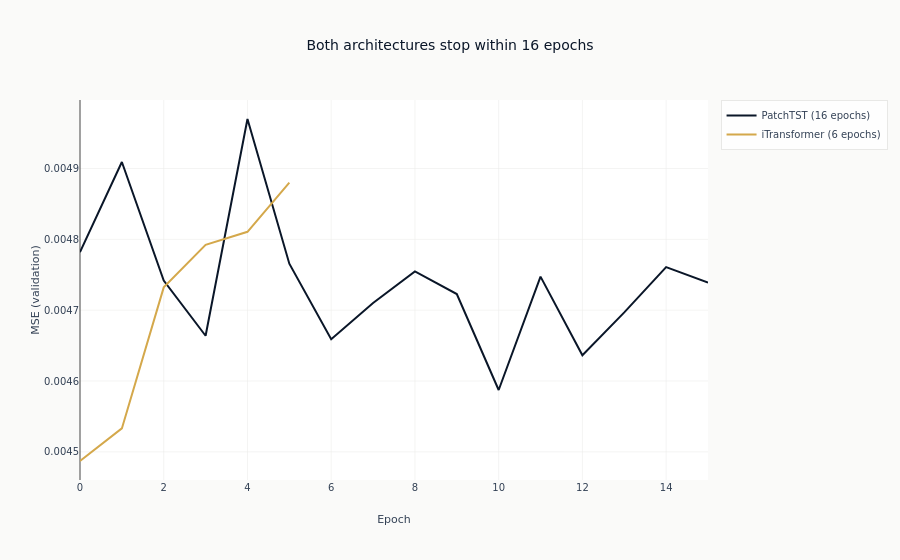

Source (notebook cell):
### Markdown cell above
### Training Convergence

Comparing validation loss curves reveals how quickly each architecture learns
from the same data. PatchTST's reduced sequence length (patches vs full lookback)
can affect convergence speed.

### Code cell
fig = go.Figure()
for name, hist in [("PatchTST", hist_patch), ("iTransformer", hist_itrans)]:
    fig.add_trace(
        go.Scatter(
            y=hist["val_loss"], mode="lines", name=f"{name} ({len(hist['val_loss'])} epochs)"
        )
    )

fig.update_layout(
    title=f"Both architectures stop within {max(len(hist_patch['val_loss']), len(hist_itrans['val_loss']))} epochs",
    xaxis_title="Epoch",
    yaxis_title="MSE (validation)",
)
fig.show()

### Figure 1 — Plotly figure (JSON) as saved in the notebook; plotly's stock layout.template omitted (floating-point values rounded to 4 significant figures)
{"data": [{"mode": "lines", "name": "PatchTST (16 epochs)", "type": "scatter", "y": [0.004782, 0.004909, 0.004742, 0.004664, 0.00497, 0.004766, 0.004659, 0.00471, 0.004755, 0.004723, 0.004587, 0.004747, 0.004636, 0.004697, 0.004761, 0.004739]}, {"mode": "lines", "name": "iTransformer (6 epochs)", "type": "scatter", "y": [0.004487, 0.004533, 0.004732, 0.004792, 0.004811, 0.00488]}], "layout": {"title": {"text": "Both architectures stop within 16 epochs"}, "xaxis": {"title": {"text": "Epoch"}}, "yaxis": {"title": {"text": "MSE (validation)"}}}}
